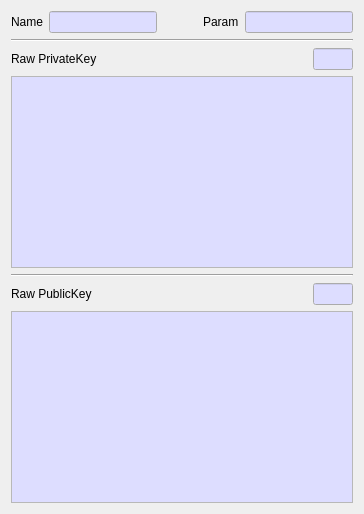
     <widget class="QWidget" name="tabEdDSA">
      <attribute name="title">
       <string>EdDSA</string>
      </attribute>
      <layout class="QVBoxLayout" name="verticalLayout_5">
       <item>
        <layout class="QGridLayout" name="gridLayout_5">
         <item row="0" column="4">
          <widget class="QLabel" name="mEdDSA_ParamLabel">
           <property name="text">
            <string>Param</string>
           </property>
          </widget>
         </item>
         <item row="0" column="5">
          <widget class="QLineEdit" name="mEdDSA_ParamText">
           <property name="minimumSize">
            <size>
             <width>100</width>
             <height>0</height>
            </size>
           </property>
           <property name="palette">
            <palette>
             <active>
              <colorrole role="Base">
               <brush brushstyle="SolidPattern">
                <color alpha="255">
                 <red>221</red>
                 <green>221</green>
                 <blue>255</blue>
                </color>
               </brush>
              </colorrole>
             </active>
             <inactive>
              <colorrole role="Base">
               <brush brushstyle="SolidPattern">
                <color alpha="255">
                 <red>221</red>
                 <green>221</green>
                 <blue>255</blue>
                </color>
               </brush>
              </colorrole>
             </inactive>
             <disabled/>
            </palette>
           </property>
           <property name="readOnly">
            <bool>true</bool>
           </property>
          </widget>
         </item>
         <item row="0" column="1" colspan="2">
          <widget class="QLineEdit" name="mEdDSA_NameText">
           <property name="minimumSize">
            <size>
             <width>100</width>
             <height>0</height>
            </size>
           </property>
           <property name="palette">
            <palette>
             <active>
              <colorrole role="Base">
               <brush brushstyle="SolidPattern">
                <color alpha="255">
                 <red>221</red>
                 <green>221</green>
                 <blue>255</blue>
                </color>
               </brush>
              </colorrole>
             </active>
             <inactive>
              <colorrole role="Base">
               <brush brushstyle="SolidPattern">
                <color alpha="255">
                 <red>221</red>
                 <green>221</green>
                 <blue>255</blue>
                </color>
               </brush>
              </colorrole>
             </inactive>
             <disabled>
              <colorrole role="Base">
               <brush brushstyle="SolidPattern">
                <color alpha="255">
                 <red>240</red>
                 <green>240</green>
                 <blue>240</blue>
                </color>
               </brush>
              </colorrole>
             </disabled>
            </palette>
           </property>
           <property name="readOnly">
            <bool>true</bool>
           </property>
          </widget>
         </item>
         <item row="0" column="0">
          <widget class="QLabel" name="mEdDSA_NameLabel">
           <property name="minimumSize">
            <size>
             <width>0</width>
             <height>0</height>
            </size>
           </property>
           <property name="maximumSize">
            <size>
             <width>90</width>
             <height>16777215</height>
            </size>
           </property>
           <property name="text">
            <string>Name</string>
           </property>
          </widget>
         </item>
         <item row="0" column="3">
          <spacer name="horizontalSpacer_13">
           <property name="orientation">
            <enum>Qt::Horizontal</enum>
           </property>
           <property name="sizeHint" stdset="0">
            <size>
             <width>40</width>
             <height>20</height>
            </size>
           </property>
          </spacer>
         </item>
        </layout>
       </item>
       <item>
        <widget class="Line" name="line_3">
         <property name="orientation">
          <enum>Qt::Horizontal</enum>
         </property>
        </widget>
       </item>
       <item>
        <layout class="QGridLayout" name="gridLayout_16">
         <item row="0" column="2">
          <widget class="QLineEdit" name="mEdDSA_RawPrivateLenText">
           <property name="minimumSize">
            <size>
             <width>40</width>
             <height>0</height>
            </size>
           </property>
           <property name="maximumSize">
            <size>
             <width>40</width>
             <height>16777215</height>
            </size>
           </property>
           <property name="palette">
            <palette>
             <active>
              <colorrole role="Base">
               <brush brushstyle="SolidPattern">
                <color alpha="255">
                 <red>221</red>
                 <green>221</green>
                 <blue>255</blue>
                </color>
               </brush>
              </colorrole>
             </active>
             <inactive>
              <colorrole role="Base">
               <brush brushstyle="SolidPattern">
                <color alpha="255">
                 <red>221</red>
                 <green>221</green>
                 <blue>255</blue>
                </color>
               </brush>
              </colorrole>
             </inactive>
             <disabled>
              <colorrole role="Base">
               <brush brushstyle="SolidPattern">
                <color alpha="255">
                 <red>240</red>
                 <green>240</green>
                 <blue>240</blue>
                </color>
               </brush>
              </colorrole>
             </disabled>
            </palette>
           </property>
           <property name="readOnly">
            <bool>true</bool>
           </property>
          </widget>
         </item>
         <item row="0" column="0">
          <widget class="QLabel" name="mEdDSA_RawPrivateLabel">
           <property name="text">
            <string>Raw PrivateKey</string>
           </property>
          </widget>
         </item>
         <item row="0" column="1">
          <spacer name="horizontalSpacer_11">
           <property name="orientation">
            <enum>Qt::Horizontal</enum>
           </property>
           <property name="sizeHint" stdset="0">
            <size>
             <width>40</width>
             <height>20</height>
            </size>
           </property>
          </spacer>
         </item>
        </layout>
       </item>
       <item>
        <widget class="QPlainTextEdit" name="mEdDSA_RawPrivateText">
         <property name="palette">
          <palette>
           <active>
            <colorrole role="Base">
             <brush brushstyle="SolidPattern">
              <color alpha="255">
               <red>221</red>
               <green>221</green>
               <blue>255</blue>
              </color>
             </brush>
            </colorrole>
           </active>
           <inactive>
            <colorrole role="Base">
             <brush brushstyle="SolidPattern">
              <color alpha="255">
               <red>221</red>
               <green>221</green>
               <blue>255</blue>
              </color>
             </brush>
            </colorrole>
           </inactive>
           <disabled>
            <colorrole role="Base">
             <brush brushstyle="SolidPattern">
              <color alpha="255">
               <red>240</red>
               <green>240</green>
               <blue>240</blue>
              </color>
             </brush>
            </colorrole>
           </disabled>
          </palette>
         </property>
         <property name="readOnly">
          <bool>true</bool>
         </property>
        </widget>
       </item>
       <item>
        <widget class="Line" name="line_7">
         <property name="orientation">
          <enum>Qt::Horizontal</enum>
         </property>
        </widget>
       </item>
       <item>
        <layout class="QGridLayout" name="gridLayout_17">
         <property name="topMargin">
          <number>0</number>
         </property>
         <item row="0" column="2">
          <widget class="QLineEdit" name="mEdDSA_RawPublicLenText">
           <property name="minimumSize">
            <size>
             <width>40</width>
             <height>0</height>
            </size>
           </property>
           <property name="maximumSize">
            <size>
             <width>40</width>
             <height>16777215</height>
            </size>
           </property>
           <property name="palette">
            <palette>
             <active>
              <colorrole role="Base">
               <brush brushstyle="SolidPattern">
                <color alpha="255">
                 <red>221</red>
                 <green>221</green>
                 <blue>255</blue>
                </color>
               </brush>
              </colorrole>
             </active>
             <inactive>
              <colorrole role="Base">
               <brush brushstyle="SolidPattern">
                <color alpha="255">
                 <red>221</red>
                 <green>221</green>
                 <blue>255</blue>
                </color>
               </brush>
              </colorrole>
             </inactive>
             <disabled>
              <colorrole role="Base">
               <brush brushstyle="SolidPattern">
                <color alpha="255">
                 <red>240</red>
                 <green>240</green>
                 <blue>240</blue>
                </color>
               </brush>
              </colorrole>
             </disabled>
            </palette>
           </property>
           <property name="readOnly">
            <bool>true</bool>
           </property>
          </widget>
         </item>
         <item row="0" column="0">
          <widget class="QLabel" name="mEdDSA_RawPublicLabel">
           <property name="text">
            <string>Raw PublicKey</string>
           </property>
          </widget>
         </item>
         <item row="0" column="1">
          <spacer name="horizontalSpacer_12">
           <property name="orientation">
            <enum>Qt::Horizontal</enum>
           </property>
           <property name="sizeHint" stdset="0">
            <size>
             <width>40</width>
             <height>20</height>
            </size>
           </property>
          </spacer>
         </item>
        </layout>
       </item>
       <item>
        <widget class="QPlainTextEdit" name="mEdDSA_RawPublicText">
         <property name="palette">
          <palette>
           <active>
            <colorrole role="Base">
             <brush brushstyle="SolidPattern">
              <color alpha="255">
               <red>221</red>
               <green>221</green>
               <blue>255</blue>
              </color>
             </brush>
            </colorrole>
           </active>
           <inactive>
            <colorrole role="Base">
             <brush brushstyle="SolidPattern">
              <color alpha="255">
               <red>221</red>
               <green>221</green>
               <blue>255</blue>
              </color>
             </brush>
            </colorrole>
           </inactive>
           <disabled>
            <colorrole role="Base">
             <brush brushstyle="SolidPattern">
              <color alpha="255">
               <red>240</red>
               <green>240</green>
               <blue>240</blue>
              </color>
             </brush>
            </colorrole>
           </disabled>
          </palette>
         </property>
         <property name="readOnly">
          <bool>true</bool>
         </property>
        </widget>
       </item>
      </layout>
     </widget>
